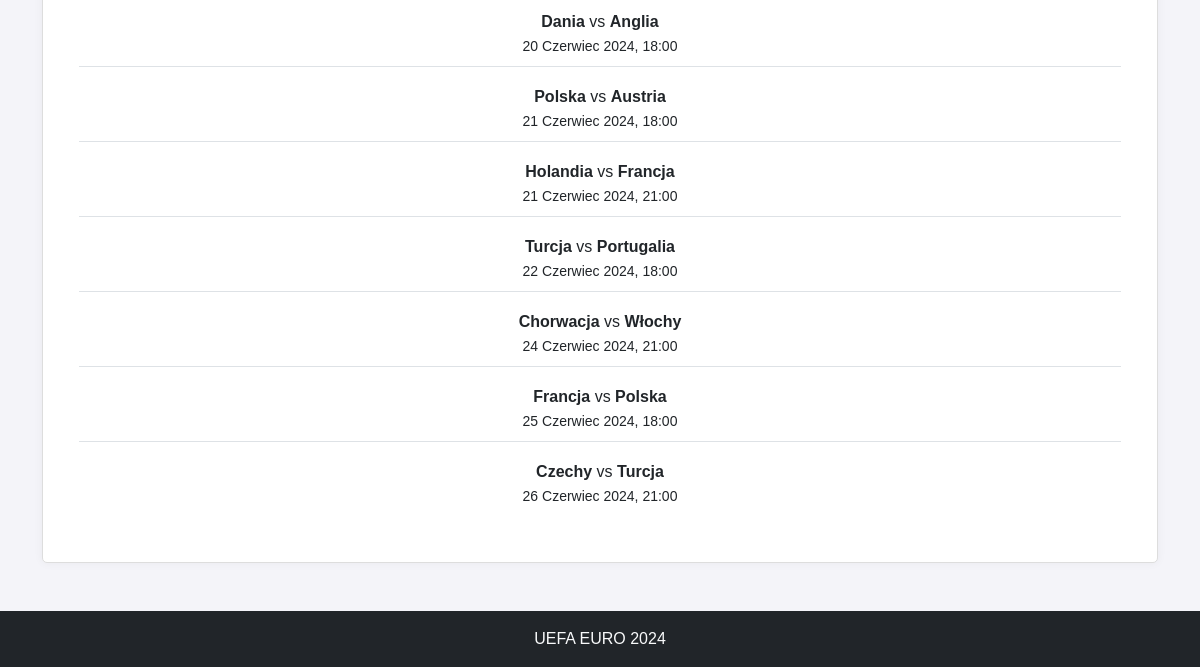
Before: / (lower part) with the older database file.
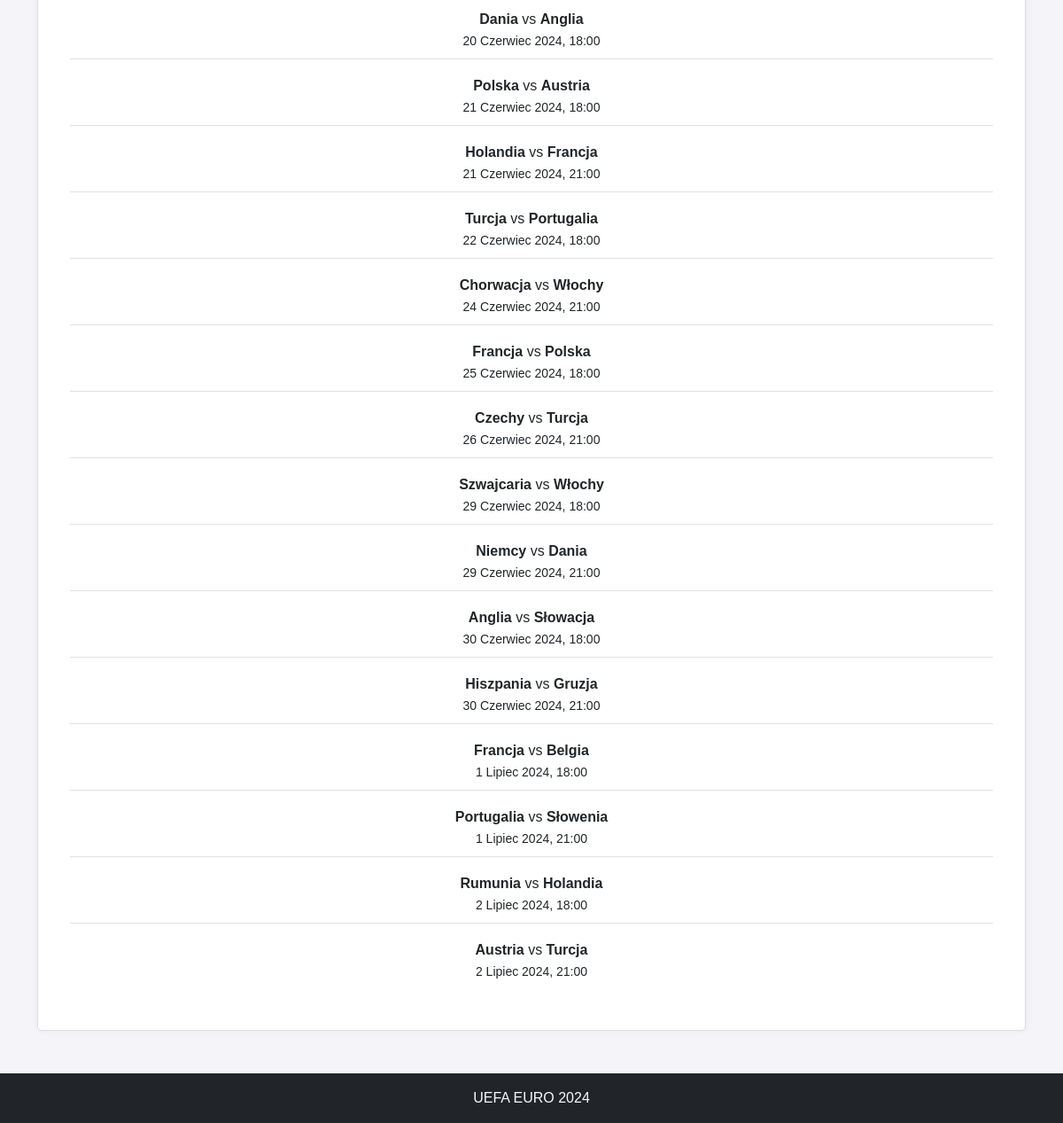
After: the same page with the newer database file.
### contest/models.py (models this page shows, shortened)
class Match(models.Model):
    group = models.CharField(max_length=2)
    home_team = models.CharField(max_length=100)
    away_team = models.CharField(max_length=100)
    date = models.DateTimeField()
    place = models.CharField(max_length=100)
    actual_home_team_score = models.IntegerField(null=True, blank=True, default=0)
    actual_away_team_score = models.IntegerField(null=True, blank=True, default=0)
    final_score = models.BooleanField(default=False)

### contest/views.py (the view)
# urls.py: path('', views.home, name='home'),
def home(request):
    matches = Match.objects.all()
    return render(request, 'home.html', {'matches': matches})

### contest/templatetags/article_tags.py (called while the page is built)
@register.simple_tag
def get_articles():
    return Article.objects.all()

### contest/templates/home.html (shortened to what this page needs)
{% extends 'base.html' %}
{% load static %}
{% block content %}
<div class="text-center">
    <div class="card mx-auto">
        <div class="card-body mt-4">
            <ul class="list-group list-group-flush">
                {% for match in matches %}
                <li class="list-group-item">
                    <strong>{{ match.home_team }}</strong> vs <strong>{{ match.away_team }}</strong><br>
                    <small>{{ match.date|date:"j F Y, H:i" }}</small>
                </li>
                {% endfor %}
            </ul>
        </div>
    </div>
</div>
{% endblock %}

Changed rows visible on the page:
added Match: home_team "Szwajcaria", away_team "Włochy", date "29 Czerwiec 2024, 18:00"
added Match: home_team "Niemcy", away_team "Dania", date "29 Czerwiec 2024, 21:00"
added Match: home_team "Anglia", away_team "Słowacja", date "30 Czerwiec 2024, 18:00"
added Match: home_team "Hiszpania", away_team "Gruzja", date "30 Czerwiec 2024, 21:00"
added Match: home_team "Francja", away_team "Belgia", date "1 Lipiec 2024, 18:00"
added Match: home_team "Portugalia", away_team "Słowenia", date "1 Lipiec 2024, 21:00"
added Match: home_team "Rumunia", away_team "Holandia", date "2 Lipiec 2024, 18:00"
added Match: home_team "Austria", away_team "Turcja", date "2 Lipiec 2024, 21:00"
